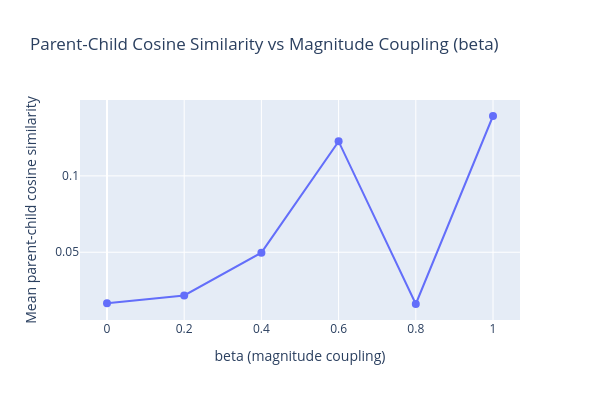

Notebook code cell kept with this figure:
### Code cell
# -- Plot: parent-child cosine similarity vs beta --------------------------

fig = go.Figure()
fig.add_trace(
    go.Scatter(
        x=betas,
        y=pair_cosines_by_beta,
        mode="lines+markers",
        marker=dict(size=8),
        line=dict(width=2),
        name="Mean |parent-child cos|",
    )
)
fig.update_layout(
    title="Parent-Child Cosine Similarity vs Magnitude Coupling (beta)",
    xaxis_title="beta (magnitude coupling)",
    yaxis_title="Mean parent-child cosine similarity",
    height=400,
    width=600,
)
fig.show()

### Figure 1 — Plotly figure (JSON) as saved in the notebook; plotly's stock layout.template omitted (floating-point values rounded to 4 significant figures)
{"data": [{"line": {"width": 2}, "marker": {"size": 8}, "mode": "lines+markers", "name": "Mean |parent-child cos|", "type": "scatter", "x": [0, 0.2, 0.4, 0.6, 0.8, 1], "y": [0.01664, 0.02173, 0.04971, 0.1226, 0.01613, 0.1392]}], "layout": {"height": 400, "title": {"text": "Parent-Child Cosine Similarity vs Magnitude Coupling (beta)"}, "width": 600, "xaxis": {"title": {"text": "beta (magnitude coupling)"}}, "yaxis": {"title": {"text": "Mean parent-child cosine similarity"}}}}
